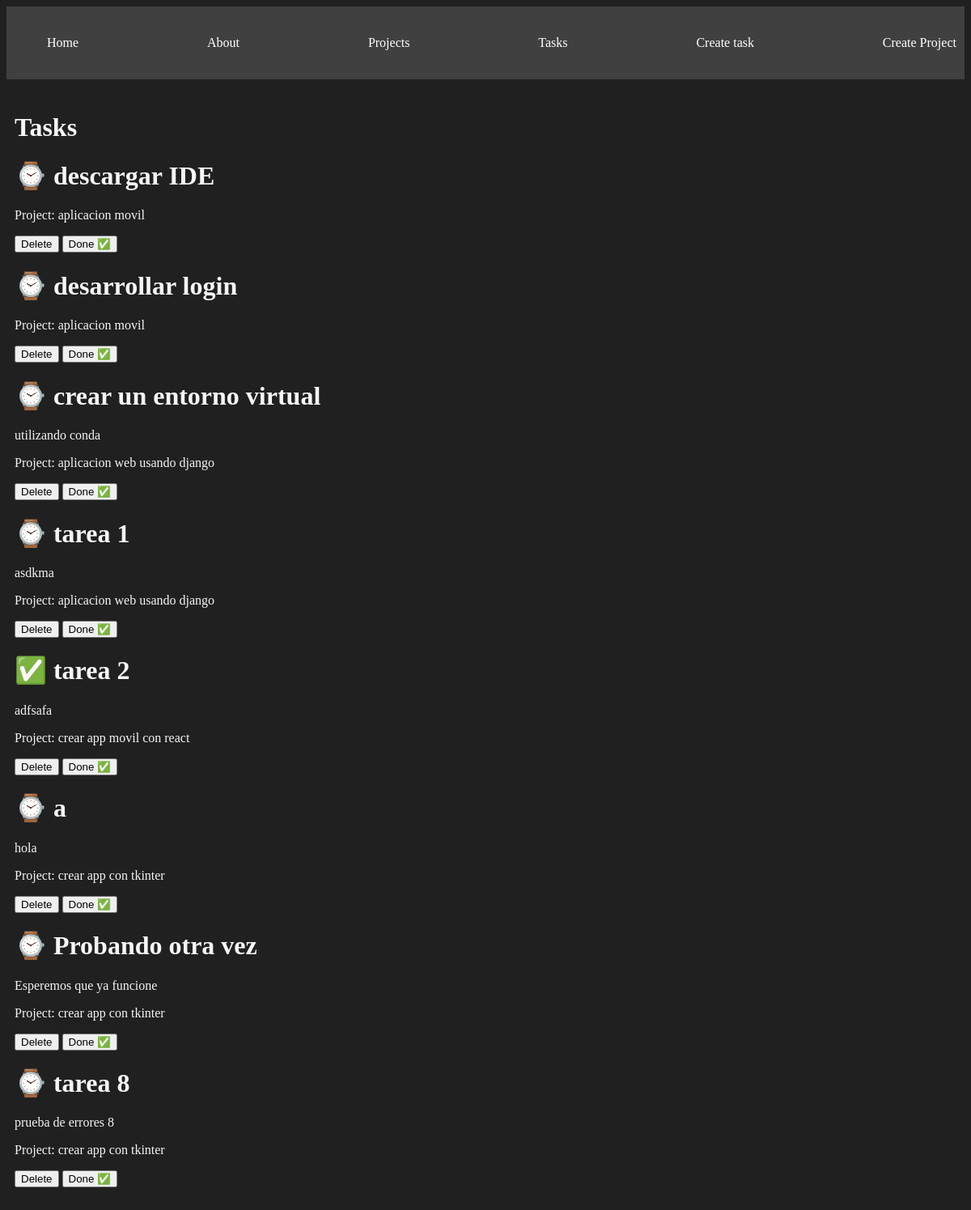
/tasks/, run on the app's committed database.
### myapp/models.py (models this page shows, shortened)
class Task(models.Model):
    title = models.CharField(max_length=200)
    description = models.TextField()
    project = models.ForeignKey(Project, on_delete=models.CASCADE)
    done = models.BooleanField(default=False)

class Project(models.Model):
    name = models.CharField(max_length=200)
    def __str__(self):
        return self.name

### myapp/views.py (the view)
# urls.py: path('tasks/',views.tasks, name= 'tasks'),
def tasks(request):
    tasks = Task.objects.all()
    return render(request, 'tasks/tasks.html', {
        'tasks': tasks
    })

### myapp/templates/tasks/tasks.html
{% extends 'layouts/base.html' %}
{% block content %}
<h1>Tasks</h1>
{% for task in tasks %}
    <h1>{% if task.done == False %} ⌚  {% else %} ✅ {% endif %}
         {{ task.title }}</h1>
 <div>
    <p>{{ task.description }}</p>
    <p>Project: {{task.project}}</p>
    <button>
        Delete
    </button>
    <button>
        Done ✅
    </button>
 </div>
{% endfor %}
{% endblock %}

### myapp/templates/layouts/base.html (shortened to what this page needs)
{% load static  %}
<!DOCTYPE html>
<html lang="en">
<head>
    <link rel="stylesheet" href="{% static 'style/main.css' %}">
</head>
<body>
    <nav class="navbar container">
        <ul>
            <li>
                <a href="{% url 'index' %}">Home</a>
            </li>
            <li>
                <a href="{% url 'about' %}"">About</a>
            </li>
            <li>
                <a href="{% url 'projects' %}">Projects</a>
            </li>
            <li>
                <a href="{% url 'tasks' %}">Tasks</a>
            </li>
            <li>
                <a href="{% url 'create_task' %}">Create task</a>
            </li><li>
                <a href="{% url 'create_project' %}">Create Project</a>
            </li>
        </ul>
    </nav>
   <div class="container">
    {% block content %}
    {% endblock %}
   </div>
</body>
</html>

### myapp/static/style/main.css (style rules this page uses)
body { background: #202020; color: whitesmoke; }
.navbar { background: #404040; padding: 5px 0; }
.navbar ul { display: flex; justify-content: space-between; }
.navbar ul li a { color: white; text-decoration: none; }
.navbar ul li { list-style: none; }
.container { max-width: 1200px; margin: auto; padding: 20px 10px; }

### data on the page
Task: title "descargar IDE", project "aplicacion movil"
Task: title "desarrollar login", project "aplicacion movil"
Task: title "crear un entorno virtual", description "utilizando conda", project "aplicacion web usando django"
Task: title "tarea 1", description "asdkma", project "aplicacion web usando django"
Task: title "tarea 2", description "adfsafa", project "crear app movil con react"
Task: title "a", description "hola", project "crear app con tkinter"
Task: title "Probando otra vez", description "Esperemos que ya funcione", project "crear app con tkinter"
Task: title "tarea 8", description "prueba de errores 8", project "crear app con tkinter"
